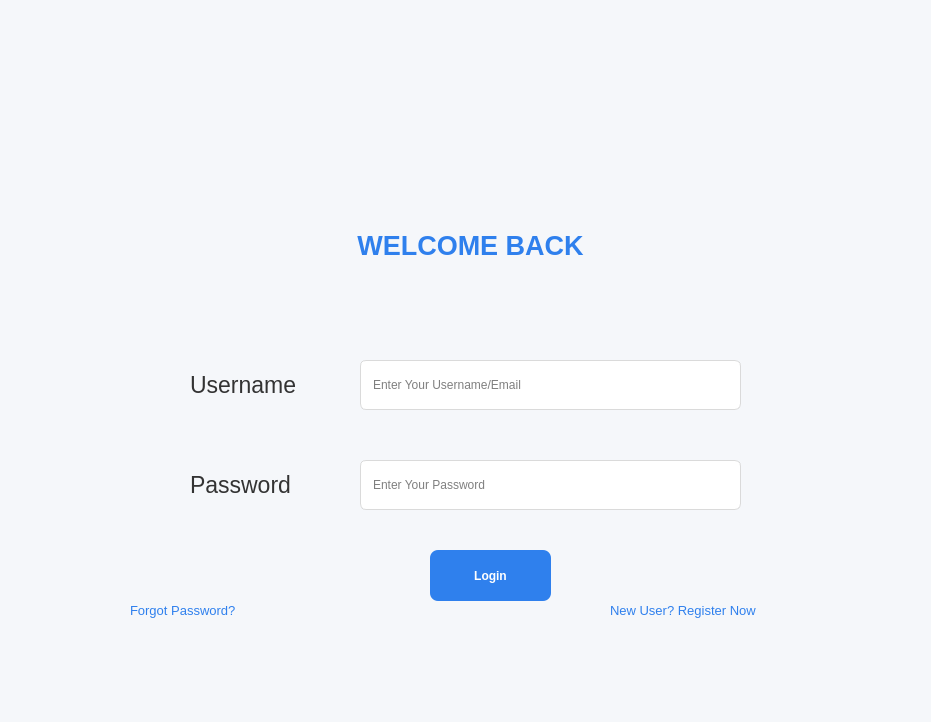
<?xml version="1.0" encoding="UTF-8"?>
<ui version="4.0">
 <class>window</class>
 <widget class="QWidget" name="window">
  <property name="geometry">
   <rect>
    <x>0</x>
    <y>0</y>
    <width>931</width>
    <height>722</height>
   </rect>
  </property>
  <property name="maximumSize">
   <size>
    <width>931</width>
    <height>722</height>
   </size>
  </property>
  <property name="windowTitle">
   <string>Login</string>
  </property>
  <property name="styleSheet">
   <string notr="true">background-color: #F5F7FA; border: none;</string>
  </property>
  <widget class="QFrame" name="frame">
   <property name="geometry">
    <rect>
     <x>10</x>
     <y>10</y>
     <width>911</width>
     <height>701</height>
    </rect>
   </property>
   <property name="styleSheet">
    <string notr="true">background-color: #F5F7FA; border: none;</string>
   </property>
   <property name="frameShape">
    <enum>QFrame::StyledPanel</enum>
   </property>
   <property name="frameShadow">
    <enum>QFrame::Raised</enum>
   </property>
   <widget class="QPushButton" name="pushButton">
    <property name="geometry">
     <rect>
      <x>270</x>
      <y>20</y>
      <width>351</width>
      <height>171</height>
     </rect>
    </property>
    <property name="styleSheet">
     <string notr="true">border: none; border-radius: 5px;</string>
    </property>
    <property name="text">
     <string/>
    </property>
    <property name="icon">
     <iconset>
      <normaloff>login.webp</normaloff>login.webp</iconset>
    </property>
    <property name="iconSize">
     <size>
      <width>150</width>
      <height>150</height>
     </size>
    </property>
   </widget>
   <widget class="QLabel" name="label_5">
    <property name="geometry">
     <rect>
      <x>250</x>
      <y>210</y>
      <width>421</width>
      <height>51</height>
     </rect>
    </property>
    <property name="font">
     <font>
      <pointsize>20</pointsize>
      <weight>75</weight>
      <bold>true</bold>
     </font>
    </property>
    <property name="styleSheet">
     <string notr="true">color: #2F80ED; border: none;</string>
    </property>
    <property name="text">
     <string>WELCOME BACK</string>
    </property>
    <property name="alignment">
     <set>Qt::AlignCenter</set>
    </property>
    <property name="indent">
     <number>5</number>
    </property>
   </widget>
   <widget class="QScrollArea" name="scrollArea">
    <property name="geometry">
     <rect>
      <x>90</x>
      <y>290</y>
      <width>761</width>
      <height>361</height>
     </rect>
    </property>
    <property name="styleSheet">
     <string notr="true">border: none;</string>
    </property>
    <property name="widgetResizable">
     <bool>true</bool>
    </property>
    <widget class="QWidget" name="scrollAreaWidgetContents">
     <property name="geometry">
      <rect>
       <x>0</x>
       <y>0</y>
       <width>761</width>
       <height>361</height>
      </rect>
     </property>
     <widget class="QLabel" name="label">
      <property name="geometry">
       <rect>
        <x>90</x>
        <y>60</y>
        <width>150</width>
        <height>50</height>
       </rect>
      </property>
      <property name="font">
       <font>
        <pointsize>17</pointsize>
       </font>
      </property>
      <property name="styleSheet">
       <string notr="true">color: #333333; background: none;</string>
      </property>
      <property name="text">
       <string>Username</string>
      </property>
     </widget>
     <widget class="QLabel" name="label_2">
      <property name="geometry">
       <rect>
        <x>90</x>
        <y>160</y>
        <width>150</width>
        <height>50</height>
       </rect>
      </property>
      <property name="font">
       <font>
        <pointsize>17</pointsize>
       </font>
      </property>
      <property name="styleSheet">
       <string notr="true">color: #333333; background: none;</string>
      </property>
      <property name="text">
       <string>Password</string>
      </property>
     </widget>
     <widget class="QLineEdit" name="lineEdit">
      <property name="geometry">
       <rect>
        <x>260</x>
        <y>60</y>
        <width>381</width>
        <height>50</height>
       </rect>
      </property>
      <property name="styleSheet">
       <string notr="true">
background-color: #FFFFFF;
border: 1px solid #DADADA;
border-radius: 6px;
padding-left: 10px;
</string>
      </property>
      <property name="echoMode">
       <enum>QLineEdit::Normal</enum>
      </property>
      <property name="placeholderText">
       <string>Enter Your Username/Email</string>
      </property>
     </widget>
     <widget class="QLineEdit" name="lineEdit_2">
      <property name="geometry">
       <rect>
        <x>260</x>
        <y>160</y>
        <width>381</width>
        <height>50</height>
       </rect>
      </property>
      <property name="styleSheet">
       <string notr="true">
background-color: #FFFFFF;
border: 1px solid #DADADA;
border-radius: 6px;
padding-left: 10px;
</string>
      </property>
      <property name="echoMode">
       <enum>QLineEdit::Password</enum>
      </property>
      <property name="placeholderText">
       <string>Enter Your Password</string>
      </property>
     </widget>
     <widget class="QPushButton" name="pushButton_2">
      <property name="geometry">
       <rect>
        <x>330</x>
        <y>250</y>
        <width>121</width>
        <height>51</height>
       </rect>
      </property>
      <property name="font">
       <font>
        <weight>75</weight>
        <bold>true</bold>
       </font>
      </property>
      <property name="styleSheet">
       <string notr="true">
QPushButton {
    background-color: #2F80ED;
    color: white;
    border-radius: 8px;
    font-weight: bold;
    border: none;
}
QPushButton:hover {
    background-color: #1C6DD0;
}
</string>
      </property>
      <property name="text">
       <string>Login</string>
      </property>
     </widget>
     <widget class="QLabel" name="label_3">
      <property name="geometry">
       <rect>
        <x>30</x>
        <y>300</y>
        <width>131</width>
        <height>21</height>
       </rect>
      </property>
      <property name="font">
       <font>
        <pointsize>10</pointsize>
       </font>
      </property>
      <property name="styleSheet">
       <string notr="true">color: #2F80ED; border: none;</string>
      </property>
      <property name="text">
       <string>Forgot Password?</string>
      </property>
     </widget>
     <widget class="QLabel" name="label_4">
      <property name="geometry">
       <rect>
        <x>510</x>
        <y>300</y>
        <width>191</width>
        <height>21</height>
       </rect>
      </property>
      <property name="font">
       <font>
        <pointsize>10</pointsize>
       </font>
      </property>
      <property name="styleSheet">
       <string notr="true">color: #2F80ED; border: none;</string>
      </property>
      <property name="text">
       <string>New User? Register Now</string>
      </property>
     </widget>
    </widget>
   </widget>
  </widget>
 </widget>
 <resources/>
 <connections/>
</ui>
